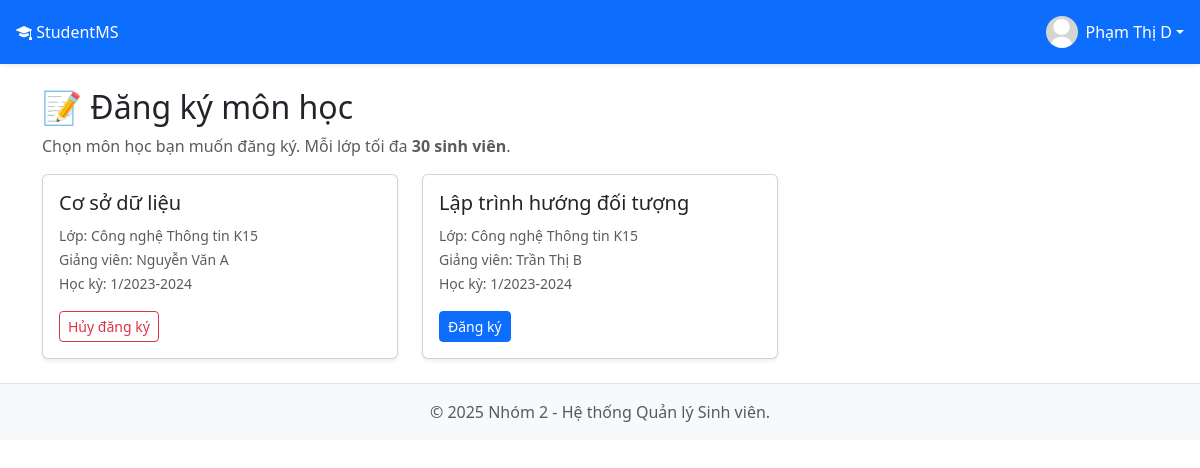
Screenshot of /student/register.php (signed in) with the database file from the repository.
### tables this page shows
CREATE TABLE IF NOT EXISTS `users` (
  `id` int NOT NULL AUTO_INCREMENT,
  `username` varchar(50) NOT NULL,
  `password` varchar(255) NOT NULL,
  `role` enum('admin','lecturer','student') NOT NULL,
  `email` varchar(255) NOT NULL,
  `full_name` varchar(255) NOT NULL,
  `phone` varchar(20) DEFAULT NULL,
  `address` text,
  `gender` enum('Nam','Nữ','Khác') DEFAULT NULL,
  `birthday` date DEFAULT NULL,
  `avatar` varchar(255) DEFAULT 'default.png',
  `lop_hoc_id` int DEFAULT NULL,
  PRIMARY KEY (`id`),
  UNIQUE KEY `username` (`username`),
  UNIQUE KEY `email` (`email`),
  KEY `lop_hoc_id` (`lop_hoc_id`)
);

CREATE TABLE IF NOT EXISTS `phan_cong` (
  `id` int NOT NULL AUTO_INCREMENT,
  `lecturer_id` int NOT NULL,
  `subject_id` int NOT NULL,
  `lop_hoc_id` int NOT NULL,
  `hoc_ky` int NOT NULL,
  `nam_hoc` varchar(10) NOT NULL,
  PRIMARY KEY (`id`),
  KEY `lecturer_id` (`lecturer_id`),
  KEY `subject_id` (`subject_id`),
  KEY `lop_hoc_id` (`lop_hoc_id`)
);

CREATE TABLE IF NOT EXISTS `mon_hoc` (
  `id` int NOT NULL AUTO_INCREMENT,
  `ma_mon` varchar(20) NOT NULL,
  `ten_mon` varchar(255) NOT NULL,
  `so_tin_chi` int NOT NULL,
  `khoa_id` int NOT NULL,
  PRIMARY KEY (`id`),
  UNIQUE KEY `ma_mon` (`ma_mon`),
  KEY `khoa_id` (`khoa_id`)
);

CREATE TABLE IF NOT EXISTS `lop_hoc` (
  `id` int NOT NULL AUTO_INCREMENT,
  `ma_lop` varchar(50) NOT NULL,
  `ten_lop` varchar(255) NOT NULL,
  `khoa_id` int NOT NULL,
  PRIMARY KEY (`id`),
  UNIQUE KEY `ma_lop` (`ma_lop`),
  KEY `khoa_id` (`khoa_id`)
);

### includes/session.php (called while the page is built, shortened)
<?php
require_once dirname(__DIR__) . '/config/db.php';
$user_id = $_SESSION['user_id'];
$stmt = $pdo->prepare("SELECT * FROM users WHERE id = :id");
$stmt->execute(['id' => $user_id]);
$current_user = $stmt->fetch();
?>

### student/register.php (the view, shortened to what this page needs)
<?php
require_once '../includes/session.php';
require_once '../config/db.php';
$student_id = $_SESSION['user_id'];
$courses = $pdo->prepare("
    SELECT
        pc.id AS phan_cong_id,
        mh.ten_mon,
        lh.ten_lop,
        u.full_name AS lecturer,
        pc.hoc_ky,
        pc.nam_hoc
    FROM phan_cong pc
    JOIN mon_hoc mh ON pc.subject_id = mh.id
    JOIN lop_hoc lh ON pc.lop_hoc_id = lh.id
    JOIN users u ON pc.lecturer_id = u.id
    ORDER BY pc.nam_hoc DESC, pc.hoc_ky DESC, mh.ten_mon
");
$courses->execute();
$courses = $courses->fetchAll();
$registered = $pdo->prepare("
    SELECT phan_cong_id FROM dang_ky
    WHERE student_id = ? AND status = 'active'
");
$registered->execute([$student_id]);
$registered_ids = array_column($registered->fetchAll(), 'phan_cong_id');
?>
<?php require_once '../includes/header.php'; ?>
<div class="container mt-4">
    <h2>📝 Đăng ký môn học</h2>
    <p class="text-muted">Chọn môn học bạn muốn đăng ký. Mỗi lớp tối đa <strong>30 sinh viên</strong>.</p>
    <?php if (!empty($courses)): ?>
        <div class="row">
            <?php foreach ($courses as $c): ?>
            <div class="col-md-6 col-lg-4 mb-4">
                <div class="card h-100 shadow-sm">
                    <div class="card-body">
                        <h5 class="card-title"><?= htmlspecialchars($c['ten_mon']) ?></h5>
                        <p class="card-text">
                            <small class="text-muted">
                                Lớp: <?= htmlspecialchars($c['ten_lop']) ?><br>
                                Giảng viên: <?= htmlspecialchars($c['lecturer']) ?><br>
                                Học kỳ: <?= (int)$c['hoc_ky'] ?>/<?= htmlspecialchars($c['nam_hoc']) ?>
                            </small>
                        </p>
                        <?php if (in_array($c['phan_cong_id'], $registered_ids)): ?>
                            <form method="POST" style="display:inline;">
                                <button type="submit" name="drop" class="btn btn-outline-danger btn-sm">
                                    Hủy đăng ký
                                </button>
                            </form>
                        <?php else: ?>
                            <form method="POST" style="display:inline;">
                                <button type="submit" name="register" class="btn btn-primary btn-sm">
                                    Đăng ký
                                </button>
                            </form>
                        <?php endif; ?>
                    </div>
                </div>
            </div>
            <?php endforeach; ?>
        </div>
    <?php else: ?>
        <div class="alert alert-info">Hiện chưa có môn học nào được mở để đăng ký.</div>
    <?php endif; ?>
</div>
<?php require_once '../includes/footer.php'; ?>

### includes/header.php (shortened to what this page needs)
<?php
$base_url = '/QuanLiSinhVien/';
?>
<!DOCTYPE html>
<html lang="vi">
<head>
    <link href="https://cdn.jsdelivr.net/npm/bootstrap@5.3.3/dist/css/bootstrap.min.css" rel="stylesheet">
    <link rel="stylesheet" href="https://cdn.jsdelivr.net/npm/bootstrap-icons@1.11.3/font/bootstrap-icons.min.css">
    <link rel="stylesheet" href="<?php echo $base_url; ?>assets/css/style.css">
</head>
<body>
<header class="navbar navbar-dark sticky-top bg-primary p-0 shadow-sm py-2">
    <a class="navbar-brand col-md-3 col-lg-2 me-0 px-3 fs-6" href="<?php echo $base_url; ?>index.php">
        <i class="bi bi-mortarboard-fill"></i> StudentMS
    </a>
    <ul class="navbar-nav flex-row ms-auto me-3">
        <?php if (isset($_SESSION['user_id'])): ?>
            <li class="nav-item dropdown">
                <a class="nav-link dropdown-toggle text-white d-flex align-items-center" href="#" id="navbarDropdown" role="button" data-bs-toggle="dropdown" aria-expanded="false">
                    <img src="<?php echo $base_url . 'assets/images/avatars/' . (isset($current_user['avatar']) ? htmlspecialchars($current_user['avatar']) : 'default.png'); ?>"
                         alt="Avatar" class="rounded-circle me-2" style="width: 32px; height: 32px; object-fit: cover;">
                    <span class="d-none d-sm-inline"><?php echo isset($_SESSION['full_name']) ? htmlspecialchars($_SESSION['full_name']) : 'Tài khoản'; ?></span>
                </a>
            </li>
        <?php else: ?>
            <li class="nav-item"><a class="nav-link px-3 text-white" href="<?php echo $base_url; ?>login.php">Đăng nhập</a></li>
        <?php endif; ?>
    </ul>
</header>

### assets/css/style.css (style rules this page uses)
.navbar-brand { padding-top: .75rem; padding-bottom: .75rem; font-size: 1rem; }

### rows the page displays
users: avatar (placeholder picture)
phan_cong: subject.ten_mon "Cơ sở dữ liệu", lop_hoc.ten_lop "Công nghệ Thông tin K15", lecturer.full_name "Nguyễn Văn A", hoc_ky "1", nam_hoc "2023-2024"
phan_cong: subject.ten_mon "Lập trình hướng đối tượng", lop_hoc.ten_lop "Công nghệ Thông tin K15", lecturer.full_name "Trần Thị B", hoc_ky "1", nam_hoc "2023-2024"

### other values shown
$_SESSION['full_name'] "Phạm Thị D"
